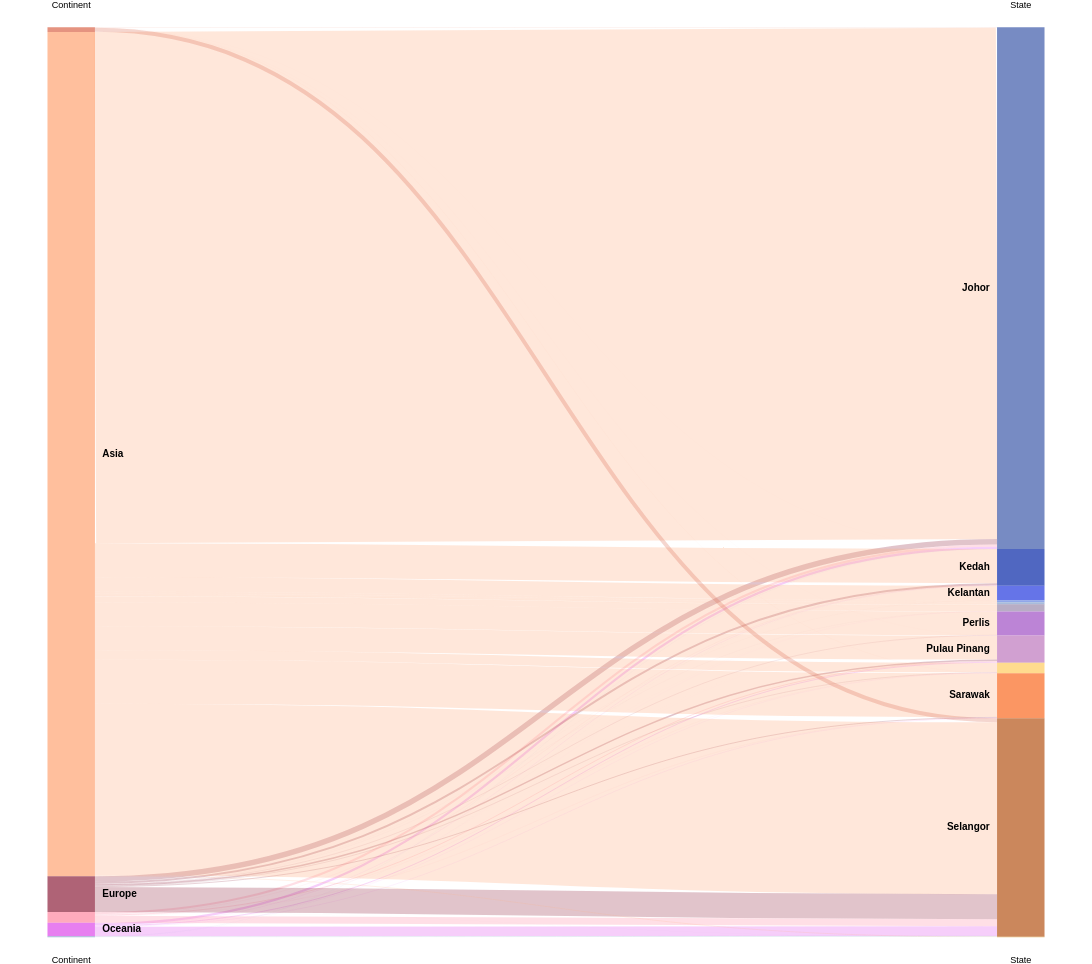

Vega-Lite specification for this chart:
### Vega specification from a JSON file in a GitHub repository (floating-point values rounded to 4 significant figures)
{"$schema": "https://vega.github.io/schema/vega/v3.0.json", "height": 1000, "width": 1200, "data": [{"name": "rawData", "values": [{"Continent": "Africa", "State": "Johor", "total_arrivals": 21884}, {"Continent": "Antarctica", "State": "Johor", "total_arrivals": 2}, {"Continent": "Asia", "State": "Johor", "total_arrivals": 29380526}, {"Continent": "Europe", "State": "Johor", "total_arrivals": 319673}, {"Continent": "North America", "State": "Johor", "total_arrivals": 122783}, {"Continent": "Oceania", "State": "Johor", "total_arrivals": 128338}, {"Continent": "South America", "State": "Johor", "total_arrivals": 9942}, {"Continent": "Africa", "State": "Kedah", "total_arrivals": 2027}, {"Continent": "Asia", "State": "Kedah", "total_arrivals": 1958000}, {"Continent": "Europe", "State": "Kedah", "total_arrivals": 115016}, {"Continent": "North America", "State": "Kedah", "total_arrivals": 15306}, {"Continent": "Oceania", "State": "Kedah", "total_arrivals": 14761}, {"Continent": "South America", "State": "Kedah", "total_arrivals": 3159}, {"Continent": "Africa", "State": "Kelantan", "total_arrivals": 160}, {"Continent": "Asia", "State": "Kelantan", "total_arrivals": 829381}, {"Continent": "Europe", "State": "Kelantan", "total_arrivals": 3460}, {"Continent": "North America", "State": "Kelantan", "total_arrivals": 416}, {"Continent": "Oceania", "State": "Kelantan", "total_arrivals": 246}, {"Continent": "South America", "State": "Kelantan", "total_arrivals": 85}, {"Continent": "Africa", "State": "Melaka", "total_arrivals": 23}, {"Continent": "Asia", "State": "Melaka", "total_arrivals": 116081}, {"Continent": "Europe", "State": "Melaka", "total_arrivals": 380}, {"Continent": "North America", "State": "Melaka", "total_arrivals": 86}, {"Continent": "Oceania", "State": "Melaka", "total_arrivals": 77}, {"Continent": "South America", "State": "Melaka", "total_arrivals": 24}, {"Continent": "Asia", "State": "Negeri Sembilan", "total_arrivals": 144028}, {"Continent": "Europe", "State": "Negeri Sembilan", "total_arrivals": 136}, {"Continent": "North America", "State": "Negeri Sembilan", "total_arrivals": 7}, {"Continent": "Oceania", "State": "Negeri Sembilan", "total_arrivals": 22}, {"Continent": "Africa", "State": "Pahang", "total_arrivals": 27}, {"Continent": "Asia", "State": "Pahang", "total_arrivals": 10753}, {"Continent": "Europe", "State": "Pahang", "total_arrivals": 1139}, {"Continent": "North America", "State": "Pahang", "total_arrivals": 247}, {"Continent": "Oceania", "State": "Pahang", "total_arrivals": 430}, {"Continent": "South America", "State": "Pahang", "total_arrivals": 15}, {"Continent": "Africa", "State": "Perak", "total_arrivals": 114}, {"Continent": "Asia", "State": "Perak", "total_arrivals": 355007}, {"Continent": "Europe", "State": "Perak", "total_arrivals": 4944}, {"Continent": "North America", "State": "Perak", "total_arrivals": 3434}, {"Continent": "Oceania", "State": "Perak", "total_arrivals": 5033}, {"Continent": "South America", "State": "Perak", "total_arrivals": 107}, {"Continent": "Africa", "State": "Perlis", "total_arrivals": 465}, {"Continent": "Asia", "State": "Perlis", "total_arrivals": 1359369}, {"Continent": "Europe", "State": "Perlis", "total_arrivals": 20232}, {"Continent": "North America", "State": "Perlis", "total_arrivals": 3087}, {"Continent": "Oceania", "State": "Perlis", "total_arrivals": 2052}, {"Continent": "South America", "State": "Perlis", "total_arrivals": 410}, {"Continent": "Africa", "State": "Pulau Pinang", "total_arrivals": 2245}, {"Continent": "Asia", "State": "Pulau Pinang", "total_arrivals": 1377758}, {"Continent": "Europe", "State": "Pulau Pinang", "total_arrivals": 85636}, {"Continent": "North America", "State": "Pulau Pinang", "total_arrivals": 49865}, {"Continent": "Oceania", "State": "Pulau Pinang", "total_arrivals": 44443}, {"Continent": "South America", "State": "Pulau Pinang", "total_arrivals": 1075}, {"Continent": "Africa", "State": "Sabah", "total_arrivals": 730}, {"Continent": "Antarctica", "State": "Sabah", "total_arrivals": 1}, {"Continent": "Asia", "State": "Sabah", "total_arrivals": 553344}, {"Continent": "Europe", "State": "Sabah", "total_arrivals": 25131}, {"Continent": "North America", "State": "Sabah", "total_arrivals": 9800}, {"Continent": "Oceania", "State": "Sabah", "total_arrivals": 9436}, {"Continent": "South America", "State": "Sabah", "total_arrivals": 401}, {"Continent": "Africa", "State": "Sarawak", "total_arrivals": 4785}, {"Continent": "Asia", "State": "Sarawak", "total_arrivals": 2517657}, {"Continent": "Europe", "State": "Sarawak", "total_arrivals": 43583}, {"Continent": "North America", "State": "Sarawak", "total_arrivals": 12641}, {"Continent": "Oceania", "State": "Sarawak", "total_arrivals": 15188}, {"Continent": "South America", "State": "Sarawak", "total_arrivals": 440}, {"Continent": "Africa", "State": "Selangor", "total_arrivals": 230339}, {"Continent": "Antarctica", "State": "Selangor", "total_arrivals": 11}, {"Continent": "Asia", "State": "Selangor", "total_arrivals": 9882295}, {"Continent": "Europe", "State": "Selangor", "total_arrivals": 1437933}, {"Continent": "North America", "State": "Selangor", "total_arrivals": 403152}, {"Continent": "Oceania", "State": "Selangor", "total_arrivals": 550515}, {"Continent": "South America", "State": "Selangor", "total_arrivals": 44650}, {"Continent": "Africa", "State": "Terengganu", "total_arrivals": 5}, {"Continent": "Asia", "State": "Terengganu", "total_arrivals": 131}, {"Continent": "Europe", "State": "Terengganu", "total_arrivals": 25}, {"Continent": "North America", "State": "Terengganu", "total_arrivals": 9}, {"Continent": "Oceania", "State": "Terengganu", "total_arrivals": 11}, {"Continent": "Africa", "State": "W.P. Labuan", "total_arrivals": 130}, {"Continent": "Asia", "State": "W.P. Labuan", "total_arrivals": 33697}, {"Continent": "Europe", "State": "W.P. Labuan", "total_arrivals": 1926}, {"Continent": "North America", "State": "W.P. Labuan", "total_arrivals": 290}, {"Continent": "Oceania", "State": "W.P. Labuan", "total_arrivals": 282}, {"Continent": "South America", "State": "W.P. Labuan", "total_arrivals": 18}], "transform": [{"type": "formula", "expr": "datum['Continent']", "as": "stk1"}, {"type": "formula", "expr": "datum.State", "as": "stk2"}, {"type": "formula", "expr": "datum.total_arrivals", "as": "size"}]}, {"name": "nodes", "source": "rawData", "transform": [{"type": "filter", "expr": "!groupSelector || groupSelector.stk1 == datum.stk1 || groupSelector.stk2 == datum.stk2"}, {"type": "formula", "expr": "datum.stk1+datum.stk2", "as": "key"}, {"type": "fold", "fields": ["stk1", "stk2"], "as": ["stack", "grpId"]}, {"type": "formula", "expr": "datum.stack == 'stk1' ? datum.stk1+' '+datum.stk2 : datum.stk2+' '+datum.stk1", "as": "sortField"}, {"type": "stack", "groupby": ["stack"], "sort": {"field": "sortField", "order": "descending"}, "field": "size"}, {"type": "formula", "expr": "(datum.y0+datum.y1)/2", "as": "yc"}]}, {"name": "groups", "source": "nodes", "transform": [{"type": "aggregate", "groupby": ["stack", "grpId"], "fields": ["size"], "ops": ["sum"], "as": ["total"]}, {"type": "stack", "groupby": ["stack"], "sort": {"field": "grpId", "order": "descending"}, "field": "total"}, {"type": "formula", "expr": "scale('y', datum.y0)", "as": "scaledY0"}, {"type": "formula", "expr": "scale('y', datum.y1)", "as": "scaledY1"}, {"type": "formula", "expr": "datum.stack == 'stk1'", "as": "rightLabel"}, {"type": "formula", "expr": "datum.total/domain('y')[1]", "as": "percentage"}]}, {"name": "destinationNodes", "source": "nodes", "transform": [{"type": "filter", "expr": "datum.stack == 'stk2'"}]}, {"name": "edges", "source": "nodes", "transform": [{"type": "filter", "expr": "datum.stack == 'stk1'"}, {"type": "lookup", "from": "destinationNodes", "key": "key", "fields": ["key"], "as": ["target"]}, {"type": "linkpath", "orient": "horizontal", "shape": "diagonal", "sourceY": {"expr": "scale('y', datum.yc)"}, "sourceX": {"expr": "scale('x', 'stk1') + bandwidth('x')"}, "targetY": {"expr": "scale('y', datum.target.yc)"}, "targetX": {"expr": "scale('x', 'stk2')"}}, {"type": "formula", "expr": "range('y')[0]-scale('y', datum.size)", "as": "strokeWidth"}, {"type": "formula", "expr": "datum.size/domain('y')[1]", "as": "percentage"}]}], "scales": [{"name": "x", "type": "band", "range": "width", "domain": ["stk1", "stk2"], "paddingOuter": 0.05, "paddingInner": 0.95}, {"name": "y", "type": "linear", "range": "height", "domain": {"data": "nodes", "field": "y1"}}, {"name": "color", "type": "ordinal", "range": ["#90AACB", "#FF96AD", "#9C3D54", "#DF7861", "#FFB085", "#E15FED", "#005A8D", "#556FB5", "#2541B2", "#3F52E3", "#7692E4", "#93ABD3", "#B7657B", "#A799B7", "#AC66CC", "#C689C6", "#FFD372", "#fa7c3d", "#bf6934", "#af8672", "#deab53"], "domain": ["South America", "North America", "Europe", "Africa", "Asia", "Oceania", "Antarctica", "Johor", "Kedah", "Kelantan", "Melaka", "Negeri Sembilan", "Pahang", "Perak", "Perlis", "Pulau Pinang", "Sabah", "Sarawak", "Selangor", "Terengganu", "W.P. Labuan"]}, {"name": "stackNames", "type": "ordinal", "range": ["Continent", "State"], "domain": ["stk1", "stk2"]}], "axes": [{"orient": "bottom", "scale": "x", "domain": false, "ticks": false, "labelPadding": 20, "encode": {"labels": {"update": {"text": {"scale": "stackNames", "field": "value", "fontWeight": "bold", "fontSize": 14}}}}}, {"orient": "top", "scale": "x", "domain": false, "ticks": false, "labelPadding": 20, "encode": {"labels": {"update": {"text": {"scale": "stackNames", "field": "value", "fontWeight": "bold", "fontSize": 14}}}}}, {"orient": "left", "scale": "y", "labels": false, "domain": false, "ticks": false}], "marks": [{"type": "path", "name": "edgeMark", "from": {"data": "edges"}, "clip": true, "encode": {"update": {"stroke": [{"test": "groupSelector && groupSelector.stack=='stk1'", "scale": "color", "field": "stk2"}, {"scale": "color", "field": "stk1"}], "strokeWidth": {"field": "strokeWidth"}, "path": {"field": "path"}, "strokeOpacity": {"signal": "!groupSelector && (groupHover.stk1 == datum.stk1 || groupHover.stk2 == datum.stk2) ? 0.9 : 0.3"}, "zindex": {"signal": "!groupSelector && (groupHover.stk1 == datum.stk1 || groupHover.stk2 == datum.stk2) ? 1 : 0"}, "tooltip": {"signal": "{\"Tourist from Continent\": datum.stk1, \"State\": datum.stk2, \"Total Arrivals\":format(datum.size, ',.0f')}"}}, "hover": {"strokeOpacity": {"value": 1}}}}, {"type": "rect", "name": "groupMark", "from": {"data": "groups"}, "encode": {"enter": {"fill": {"scale": "color", "field": "grpId"}, "width": {"scale": "x", "band": 1}}, "update": {"x": {"scale": "x", "field": "stack"}, "y": {"field": "scaledY0"}, "y2": {"field": "scaledY1"}, "fillOpacity": {"value": 0.8}, "tooltip": {"signal": "datum.grpId + ' has ' + format(datum.total, ',.0f') + ' total tourist arrivals.'"}}, "hover": {"fillOpacity": {"value": 1}}}}, {"type": "text", "from": {"data": "groups"}, "interactive": false, "encode": {"update": {"x": {"signal": "scale('x', datum.stack) + (datum.rightLabel ? bandwidth('x') + 8 : -8)"}, "yc": {"signal": "(datum.scaledY0 + datum.scaledY1)/2"}, "align": {"signal": "datum.rightLabel ? 'left' : 'right'"}, "baseline": {"value": "middle"}, "fontWeight": {"value": "bold"}, "text": {"signal": "abs(datum.scaledY0-datum.scaledY1) > 13 ? datum.grpId : ''"}}}}, {"type": "group", "data": [{"name": "dataForShowAll", "values": [{}], "transform": [{"type": "filter", "expr": "groupSelector"}]}], "encode": {"enter": {"xc": {"signal": "width/2"}, "y": {"value": 30}, "width": {"value": 80}, "height": {"value": 30}}}, "marks": [{"type": "group", "name": "groupReset", "from": {"data": "dataForShowAll"}, "encode": {"enter": {"cornerRadius": {"value": 6}, "fill": {"value": "#f5f5f5"}, "stroke": {"value": "#c1c1c1"}, "strokeWidth": {"value": 2}, "height": {"field": {"group": "height"}}, "width": {"field": {"group": "width"}}}, "update": {"opacity": {"value": 1}}, "hover": {"opacity": {"value": 0.7}}}, "marks": [{"type": "text", "interactive": false, "encode": {"enter": {"xc": {"field": {"group": "width"}, "mult": 0.5}, "yc": {"field": {"group": "height"}, "mult": 0.5, "offset": 2}, "align": {"value": "center"}, "baseline": {"value": "middle"}, "fontWeight": {"value": "bold"}, "text": {"value": "Show All"}}}}]}]}], "signals": [{"name": "groupHover", "value": {}, "on": [{"events": "@groupMark:mouseover", "update": "{stk1:datum.stack=='stk1' && datum.grpId, stk2:datum.stack=='stk2' && datum.grpId}"}, {"events": "mouseout", "update": "{}"}]}, {"name": "groupSelector", "value": false, "on": [{"events": "@groupMark:click!", "update": "{stack:datum.stack, stk1:datum.stack=='stk1' && datum.grpId, stk2:datum.stack=='stk2' && datum.grpId}"}, {"events": [{"type": "click", "markname": "groupReset"}, {"type": "dblclick"}], "update": "false"}]}], "config": {"view": {"stroke": null}, "background": null}}
